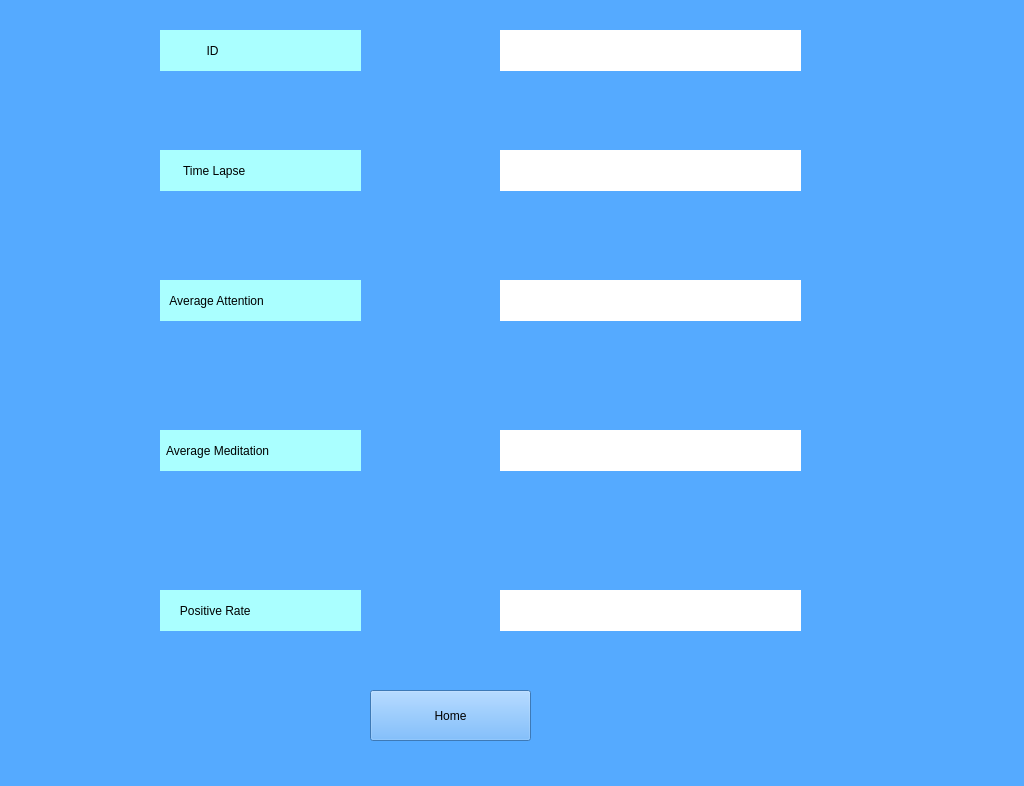
<?xml version="1.0" encoding="UTF-8"?>
<ui version="4.0">
 <class>summary</class>
 <widget class="QWidget" name="summary">
  <property name="geometry">
   <rect>
    <x>0</x>
    <y>0</y>
    <width>1024</width>
    <height>786</height>
   </rect>
  </property>
  <property name="windowTitle">
   <string>Form</string>
  </property>
  <property name="styleSheet">
   <string notr="true">
background-color: rgb(85, 170, 255);</string>
  </property>
  <widget class="QLabel" name="time_lapse">
   <property name="geometry">
    <rect>
     <x>500</x>
     <y>150</y>
     <width>301</width>
     <height>41</height>
    </rect>
   </property>
   <property name="styleSheet">
    <string notr="true">background-color: rgb(255, 255, 255);
font: 75 14pt &quot;Agency FB&quot;;</string>
   </property>
   <property name="text">
    <string> </string>
   </property>
  </widget>
  <widget class="QLabel" name="label_13">
   <property name="geometry">
    <rect>
     <x>160</x>
     <y>30</y>
     <width>201</width>
     <height>41</height>
    </rect>
   </property>
   <property name="styleSheet">
    <string notr="true">background-color: rgb(170, 255, 255);
font: 75 14pt &quot;Agency FB&quot;;</string>
   </property>
   <property name="text">
    <string>              ID </string>
   </property>
  </widget>
  <widget class="QLabel" name="label_14">
   <property name="geometry">
    <rect>
     <x>160</x>
     <y>150</y>
     <width>201</width>
     <height>41</height>
    </rect>
   </property>
   <property name="styleSheet">
    <string notr="true">background-color: rgb(170, 255, 255);
font: 75 14pt &quot;Agency FB&quot;;</string>
   </property>
   <property name="text">
    <string>       Time Lapse</string>
   </property>
  </widget>
  <widget class="QLabel" name="ave_med">
   <property name="geometry">
    <rect>
     <x>500</x>
     <y>430</y>
     <width>301</width>
     <height>41</height>
    </rect>
   </property>
   <property name="styleSheet">
    <string notr="true">background-color: rgb(255, 255, 255);
font: 75 14pt &quot;Agency FB&quot;;</string>
   </property>
   <property name="text">
    <string> </string>
   </property>
  </widget>
  <widget class="QLabel" name="id">
   <property name="geometry">
    <rect>
     <x>500</x>
     <y>30</y>
     <width>301</width>
     <height>41</height>
    </rect>
   </property>
   <property name="styleSheet">
    <string notr="true">background-color: rgb(255, 255, 255);
font: 75 14pt &quot;Agency FB&quot;;</string>
   </property>
   <property name="text">
    <string> </string>
   </property>
  </widget>
  <widget class="QLabel" name="ave_att">
   <property name="geometry">
    <rect>
     <x>500</x>
     <y>280</y>
     <width>301</width>
     <height>41</height>
    </rect>
   </property>
   <property name="styleSheet">
    <string notr="true">background-color: rgb(255, 255, 255);
font: 75 14pt &quot;Agency FB&quot;;</string>
   </property>
   <property name="text">
    <string> </string>
   </property>
  </widget>
  <widget class="QLabel" name="label_15">
   <property name="geometry">
    <rect>
     <x>160</x>
     <y>430</y>
     <width>201</width>
     <height>41</height>
    </rect>
   </property>
   <property name="styleSheet">
    <string notr="true">background-color: rgb(170, 255, 255);
font: 75 14pt &quot;Agency FB&quot;;</string>
   </property>
   <property name="text">
    <string>  Average Meditation</string>
   </property>
  </widget>
  <widget class="QLabel" name="label_16">
   <property name="geometry">
    <rect>
     <x>160</x>
     <y>590</y>
     <width>201</width>
     <height>41</height>
    </rect>
   </property>
   <property name="styleSheet">
    <string notr="true">background-color: rgb(170, 255, 255);
font: 75 14pt &quot;Agency FB&quot;;</string>
   </property>
   <property name="text">
    <string>      Positive Rate</string>
   </property>
  </widget>
  <widget class="QLabel" name="positive_rate">
   <property name="geometry">
    <rect>
     <x>500</x>
     <y>590</y>
     <width>301</width>
     <height>41</height>
    </rect>
   </property>
   <property name="styleSheet">
    <string notr="true">background-color: rgb(255, 255, 255);
font: 75 14pt &quot;Agency FB&quot;;</string>
   </property>
   <property name="text">
    <string> </string>
   </property>
  </widget>
  <widget class="QLabel" name="label_17">
   <property name="geometry">
    <rect>
     <x>160</x>
     <y>280</y>
     <width>201</width>
     <height>41</height>
    </rect>
   </property>
   <property name="styleSheet">
    <string notr="true">background-color: rgb(170, 255, 255);
font: 75 14pt &quot;Agency FB&quot;;</string>
   </property>
   <property name="text">
    <string>   Average Attention</string>
   </property>
  </widget>
  <widget class="QPushButton" name="home">
   <property name="geometry">
    <rect>
     <x>370</x>
     <y>690</y>
     <width>161</width>
     <height>51</height>
    </rect>
   </property>
   <property name="styleSheet">
    <string notr="true">font: 14pt &quot;Sans Serif&quot;;</string>
   </property>
   <property name="text">
    <string>Home</string>
   </property>
  </widget>
 </widget>
 <resources/>
 <connections/>
</ui>
